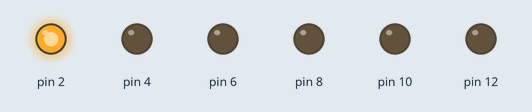
This sketch was run on a simulated Arduino Uno, built with avr-gcc and run on an emulated ATmega328P. Parts: output pins drawn as LEDs (lit = HIGH).

Above: at 0.2 s.
At 1.2 s:
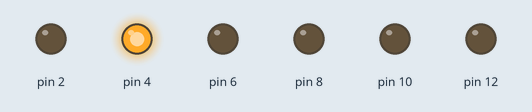
At 2.2 s:
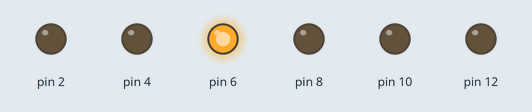
At 4.2 s:
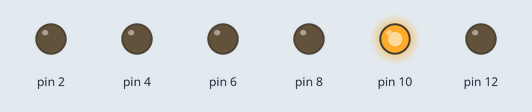
At 7.7 s:
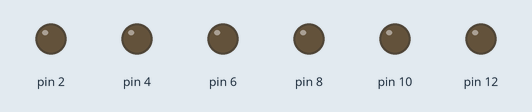
At 15.2 s:
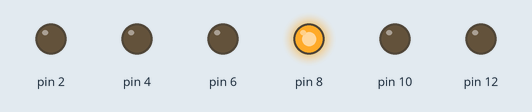
Timing chart, 0 to 15.6 s (numbered marks = the images above):
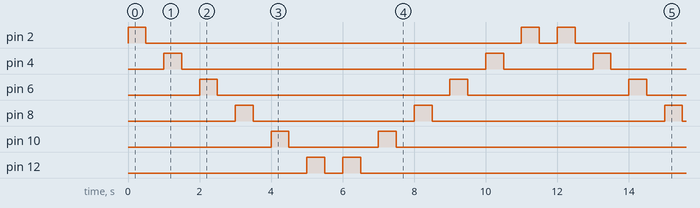

The sketch:

double_loop_led.ino
```cpp
void setup() {
  pinMode(2, OUTPUT);
  pinMode(4, OUTPUT);
  pinMode(6, OUTPUT);
  pinMode(8, OUTPUT);
  pinMode(10, OUTPUT);
  pinMode(12, OUTPUT);
}


void loop() {
  for(int a=2;a<=12;a+=2)
  {
  digitalWrite(a, HIGH);
  delay(500);
  digitalWrite(a, LOW);
  delay(500);
  }
for(int a=12;a>=2;a-=2)
  {
  digitalWrite(a, HIGH);
  delay(500);
  digitalWrite(a, LOW);
  delay(500);
  }
}
```

Measured:
- by itself, pin 2: repeats every 12.0 s: LOW 10.5 s, HIGH 0.50 s, LOW 0.50 s, HIGH 0.50 s
- by itself, pin 4: repeats every 12.0 s: LOW 8.5 s, HIGH 0.50 s, LOW 2.5 s, HIGH 0.50 s
- by itself, pin 6: repeats every 12.0 s: LOW 6.5 s, HIGH 0.50 s, LOW 4.5 s, HIGH 0.50 s
- by itself, pin 8: repeats every 12.0 s: LOW 4.5 s, HIGH 0.50 s, LOW 6.5 s, HIGH 0.50 s
- by itself, pin 10: repeats every 12.0 s: LOW 2.5 s, HIGH 0.50 s, LOW 8.5 s, HIGH 0.50 s
- by itself, pin 12: repeats every 12.0 s: LOW 0.50 s, HIGH 0.50 s, LOW 10.5 s, HIGH 0.50 s
